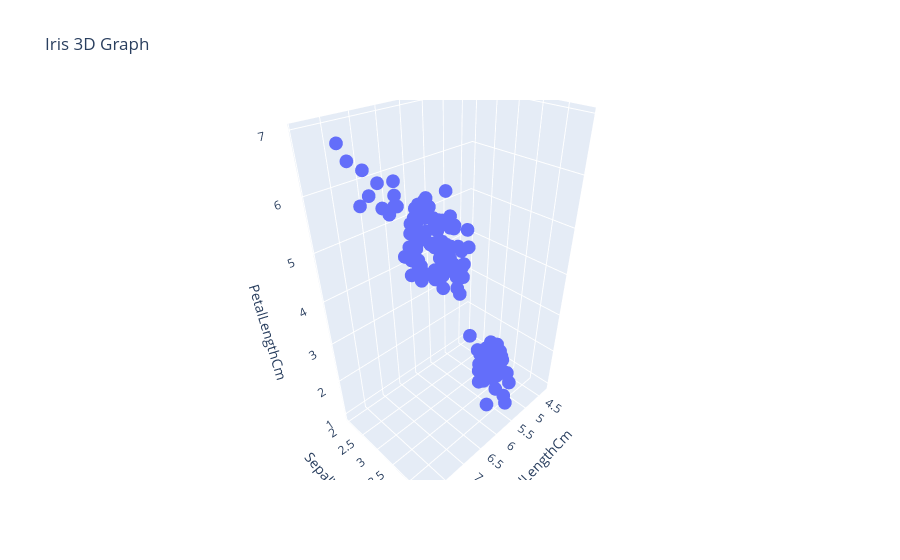

The cell this chart's notebook holds for it:
### Code cell
import pandas as pd
import plotly.express as px

df = pd.read_csv("/home/ayushhh/CUTM/SEM1/DAVP/IRIS.csv")

fig = px.scatter_3d(df,x="SepalLengthCm",y="SepalWidthCm",z="PetalLengthCm",title="Iris 3D Graph")
fig.show()

### Figure 1 — Plotly figure (JSON) as saved in the notebook; plotly's stock layout.template omitted (floating-point values rounded to 4 significant figures; data arrays with more than 128 entries replaced by an {"elided": "..."} marker saying what was removed)
{"data": [{"hovertemplate": "SepalLengthCm=%{x}<br>SepalWidthCm=%{y}<br>PetalLengthCm=%{z}<extra></extra>", "legendgroup": "", "marker": {"color": "#636efa", "symbol": "circle"}, "mode": "markers", "name": "", "scene": "scene", "showlegend": false, "type": "scatter3d", "x": {"elided": "150 float values"}, "y": {"elided": "150 float values"}, "z": {"elided": "150 float values"}}], "layout": {"legend": {"tracegroupgap": 0}, "scene": {"domain": {"x": [0, 1], "y": [0, 1]}, "xaxis": {"title": {"text": "SepalLengthCm"}}, "yaxis": {"title": {"text": "SepalWidthCm"}}, "zaxis": {"title": {"text": "PetalLengthCm"}}}, "title": {"text": "Iris 3D Graph"}}}
